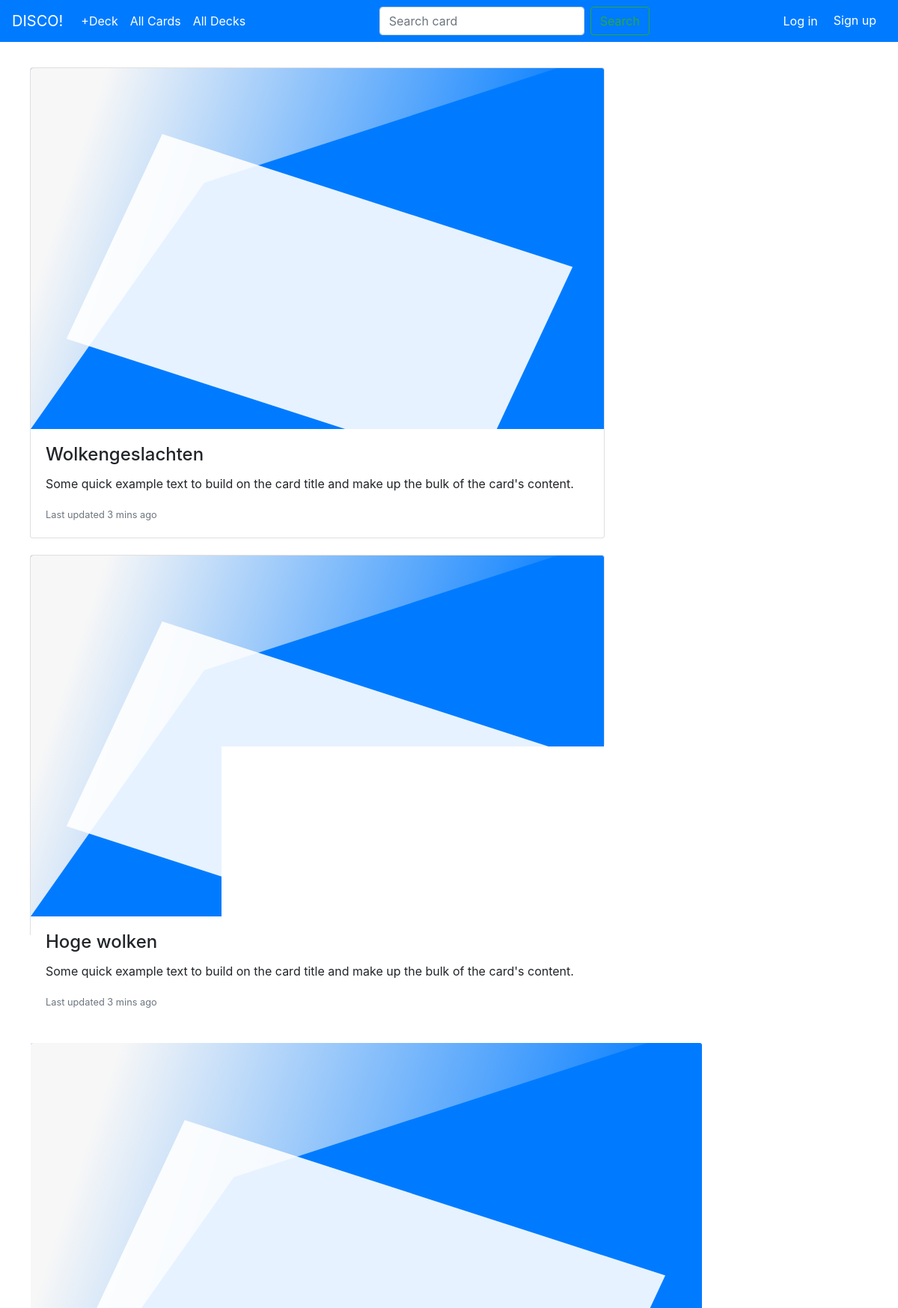
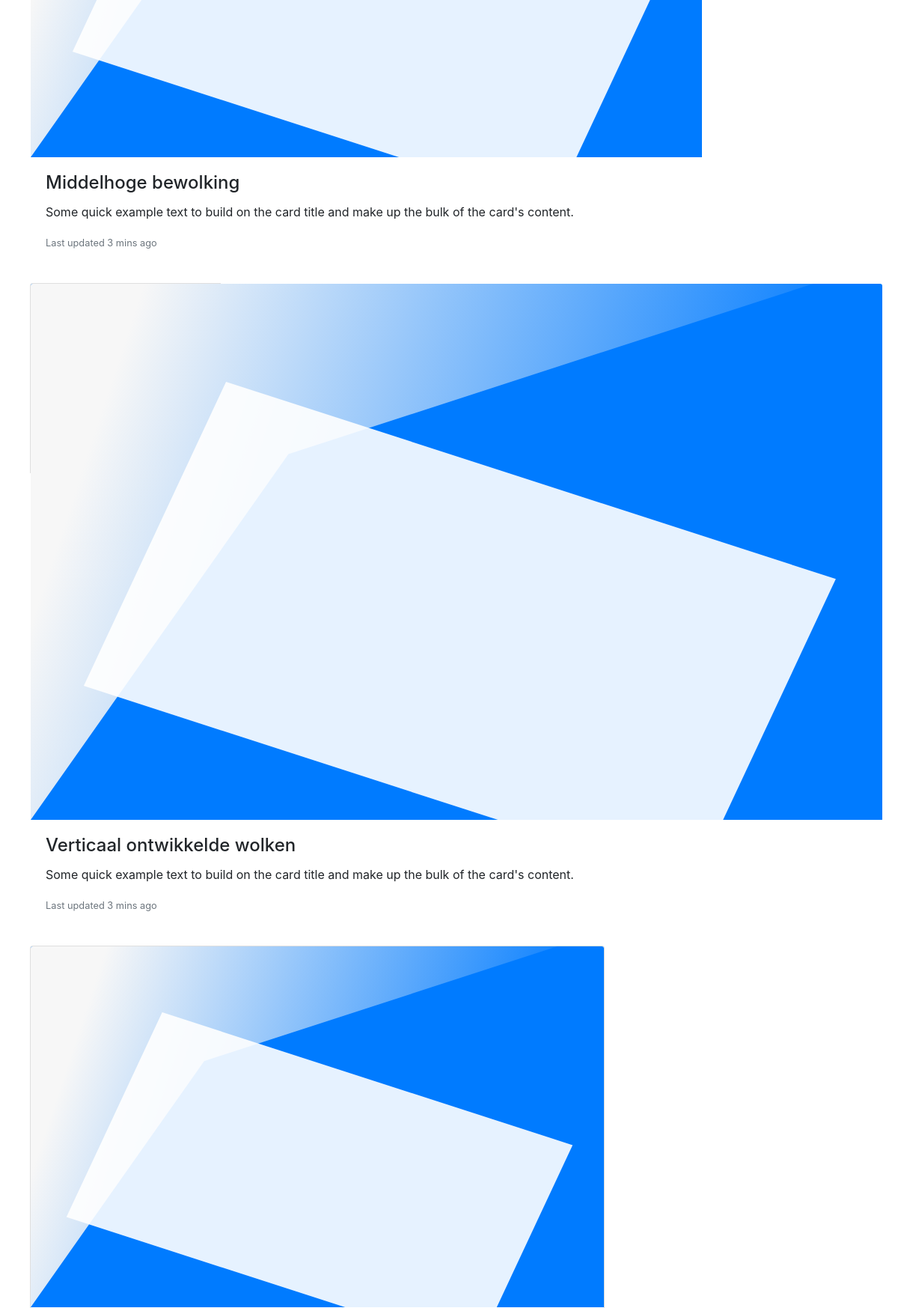
The page /deck/review/10/ (upper part) on the database its author committed (2 pictures, top to bottom).
### cardmaker/models.py (models this page shows, shortened)
class Card(models.Model):
    question = models.CharField(max_length=200)
    answer = models.CharField(max_length=200)
    deck = models.ForeignKey(Deck, on_delete=models.CASCADE)

### cardmaker/views.py (the view)
# urls.py: path('deck/review/<deck_id>/', views.review_deck, name='review_deck'),
def review_deck(request, deck_id):
    deck = Deck.objects.get(pk=deck_id)
    c_list = Card.objects.filter(deck_id=deck)
    context = {'list_of_cards' : c_list}
    return render(request, 'review_deck.html', context)

### cardmaker/templates/review_deck.html (shortened to what this page needs)
{% extends "base.html" %}
{% load static %}
{% block content %}
<div class="container">
  <div class="row">  <!-- THIS NEEDS EDITING AND ALSO CARD COLUMNS FOR PROPER LINUP ->
  {% for card in list_of_cards %}
    <div class="card-columns card-container">
      <div class="card-flip">
        <div class="card front">
          <img src="{% static "images/FlashCardImage.svg" %}" class="card-img-top img-fluid">
          <div class="card-body">
            <h4 class="card-title">{{ card.question }}</h4>
            <p class="card-text">Some quick example text to build on the card title and make up the bulk of the card's content.</p>
            <p class="card-text"><small class="text-muted">Last updated 3 mins ago</small></p>
          </div>
        </div>
        <div class="card back">
          <div class="card-header">
          </div>
          <div class="card-body">
            <h4 class="card-title">{{ card.question }}</h4>
            <p class="card-text">{{ card.answer }}</p>
            <a href="#" class="btn btn-primary">Go somewhere</a>
          </div>
        </div>
      </div>
    </div>
{% endfor %}
</div>
  </div>
{% endblock %}

### static/css/flip_card.css (style rules this page uses)
.card { margin: 10px 10px; }
.card-container { display: grid; perspective: 700px; }
.card-flip { display: grid; grid-template: 1fr / 1fr; grid-template-areas: "frontAndBack"; transform-style: preserve-3d; transition: all 0.7s ease; }
.card-flip div { backface-visibility: hidden; transform-style: preserve-3d; }
.front { grid-area: frontAndBack; }
.back { grid-area: frontAndBack; transform: rotateY(-180deg); }

### rows shown on the page
Card: question "Wolkengeslachten"
Card: question "Hoge wolken"
Card: question "Middelhoge bewolking"
Card: question "Verticaal ontwikkelde wolken"
